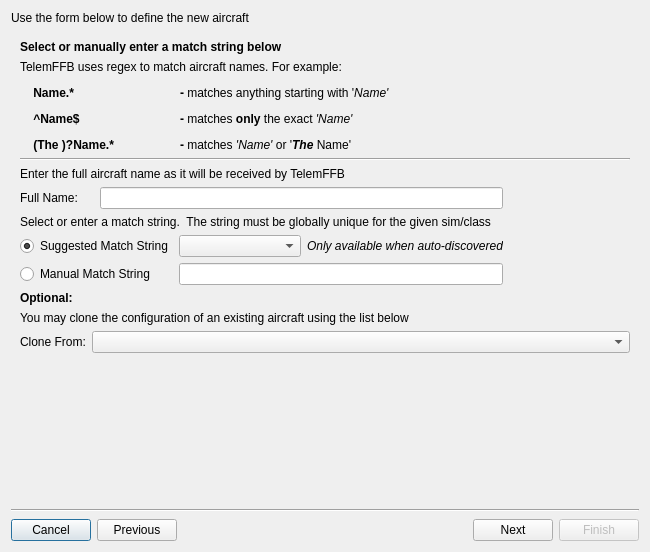
<?xml version="1.0" encoding="UTF-8"?>
<ui version="4.0">
 <class>NewAircraftWizard</class>
 <widget class="QDialog" name="NewAircraftWizard">
  <property name="geometry">
   <rect>
    <x>0</x>
    <y>0</y>
    <width>650</width>
    <height>552</height>
   </rect>
  </property>
  <property name="sizePolicy">
   <sizepolicy hsizetype="Preferred" vsizetype="Minimum">
    <horstretch>0</horstretch>
    <verstretch>0</verstretch>
   </sizepolicy>
  </property>
  <property name="windowTitle">
   <string>New Aircraft Wizard</string>
  </property>
  <layout class="QGridLayout" name="gridLayout">
   <item row="3" column="0">
    <layout class="QVBoxLayout" name="verticalLayout">
     <item>
      <widget class="Line" name="line_3">
       <property name="sizePolicy">
        <sizepolicy hsizetype="Minimum" vsizetype="Fixed">
         <horstretch>0</horstretch>
         <verstretch>0</verstretch>
        </sizepolicy>
       </property>
       <property name="minimumSize">
        <size>
         <width>0</width>
         <height>5</height>
        </size>
       </property>
       <property name="orientation">
        <enum>Qt::Horizontal</enum>
       </property>
      </widget>
     </item>
     <item>
      <layout class="QHBoxLayout" name="horizontalLayout_4">
       <item>
        <widget class="StyledButton" name="pb_cancel">
         <property name="sizePolicy">
          <sizepolicy hsizetype="Maximum" vsizetype="Fixed">
           <horstretch>0</horstretch>
           <verstretch>0</verstretch>
          </sizepolicy>
         </property>
         <property name="text">
          <string>Cancel</string>
         </property>
        </widget>
       </item>
       <item>
        <widget class="StyledButton" name="pb_previous">
         <property name="sizePolicy">
          <sizepolicy hsizetype="Maximum" vsizetype="Fixed">
           <horstretch>0</horstretch>
           <verstretch>0</verstretch>
          </sizepolicy>
         </property>
         <property name="text">
          <string>Previous</string>
         </property>
        </widget>
       </item>
       <item>
        <spacer name="horizontalSpacer">
         <property name="orientation">
          <enum>Qt::Horizontal</enum>
         </property>
         <property name="sizeHint" stdset="0">
          <size>
           <width>40</width>
           <height>20</height>
          </size>
         </property>
        </spacer>
       </item>
       <item>
        <widget class="StyledButton" name="pb_next">
         <property name="sizePolicy">
          <sizepolicy hsizetype="Maximum" vsizetype="Fixed">
           <horstretch>0</horstretch>
           <verstretch>0</verstretch>
          </sizepolicy>
         </property>
         <property name="text">
          <string>Next</string>
         </property>
        </widget>
       </item>
       <item>
        <widget class="StyledButton" name="pb_finish">
         <property name="enabled">
          <bool>false</bool>
         </property>
         <property name="sizePolicy">
          <sizepolicy hsizetype="Maximum" vsizetype="Fixed">
           <horstretch>0</horstretch>
           <verstretch>0</verstretch>
          </sizepolicy>
         </property>
         <property name="text">
          <string>Finish</string>
         </property>
        </widget>
       </item>
      </layout>
     </item>
    </layout>
   </item>
   <item row="0" column="0">
    <widget class="QLabel" name="label">
     <property name="sizePolicy">
      <sizepolicy hsizetype="MinimumExpanding" vsizetype="Preferred">
       <horstretch>0</horstretch>
       <verstretch>0</verstretch>
      </sizepolicy>
     </property>
     <property name="text">
      <string>&lt;html&gt;&lt;head/&gt;&lt;body&gt;&lt;p&gt;Use the form below to define the new aircraft&lt;/p&gt;&lt;/body&gt;&lt;/html&gt;</string>
     </property>
    </widget>
   </item>
   <item row="1" column="0">
    <widget class="QStackedWidget" name="stackedWidget">
     <property name="sizePolicy">
      <sizepolicy hsizetype="Preferred" vsizetype="Minimum">
       <horstretch>0</horstretch>
       <verstretch>0</verstretch>
      </sizepolicy>
     </property>
     <property name="minimumSize">
      <size>
       <width>475</width>
       <height>260</height>
      </size>
     </property>
     <property name="currentIndex">
      <number>2</number>
     </property>
     <widget class="QWidget" name="pg_sim">
      <layout class="QGridLayout" name="gridLayout_2">
       <item row="0" column="0" colspan="2">
        <widget class="QLabel" name="label_1">
         <property name="text">
          <string>&lt;html&gt;&lt;head/&gt;&lt;body&gt;&lt;p&gt;&lt;span style=&quot; font-weight:700;&quot;&gt;Select from the supported simulators below&lt;/span&gt;&lt;/p&gt;&lt;p&gt;Simulators that are not enabled in System Settings will not appear&lt;/p&gt;&lt;/body&gt;&lt;/html&gt;</string>
         </property>
        </widget>
       </item>
       <item row="1" column="0" colspan="2">
        <widget class="Line" name="line">
         <property name="orientation">
          <enum>Qt::Horizontal</enum>
         </property>
        </widget>
       </item>
       <item row="2" column="0" colspan="2">
        <layout class="QHBoxLayout" name="horizontalLayout">
         <item>
          <widget class="QLabel" name="label_4">
           <property name="sizePolicy">
            <sizepolicy hsizetype="Minimum" vsizetype="Preferred">
             <horstretch>0</horstretch>
             <verstretch>0</verstretch>
            </sizepolicy>
           </property>
           <property name="text">
            <string>Simulator:</string>
           </property>
          </widget>
         </item>
         <item>
          <widget class="QComboBox" name="cb_sim">
           <property name="sizePolicy">
            <sizepolicy hsizetype="Expanding" vsizetype="Fixed">
             <horstretch>0</horstretch>
             <verstretch>0</verstretch>
            </sizepolicy>
           </property>
          </widget>
         </item>
         <item>
          <spacer name="horizontalSpacer_2">
           <property name="orientation">
            <enum>Qt::Horizontal</enum>
           </property>
           <property name="sizeHint" stdset="0">
            <size>
             <width>27</width>
             <height>19</height>
            </size>
           </property>
          </spacer>
         </item>
        </layout>
       </item>
       <item row="4" column="0">
        <widget class="QLabel" name="label_6">
         <property name="sizePolicy">
          <sizepolicy hsizetype="MinimumExpanding" vsizetype="Preferred">
           <horstretch>0</horstretch>
           <verstretch>0</verstretch>
          </sizepolicy>
         </property>
         <property name="text">
          <string>&lt;html&gt;&lt;head/&gt;&lt;body&gt;&lt;p&gt;&lt;span style=&quot; font-weight:700;&quot;&gt;Note:&lt;/span&gt; It is possible to manually create a new aircraft profile using this wizard.&lt;/p&gt;&lt;p&gt;However, it is &lt;span style=&quot; font-style:italic;&quot;&gt;recommended&lt;/span&gt; to let TelemFFB auto-discover a new aircraft when you load it for the first time since it can be difficult to know the exact &amp;quot;name&amp;quot; that a given simulator/aircraft will present via the telemetry.&lt;/p&gt;&lt;p&gt;This wizard will pop when a new aircraft is detected, pre-populated with the simulator and detected aircraft name.&lt;/p&gt;&lt;/body&gt;&lt;/html&gt;</string>
         </property>
         <property name="wordWrap">
          <bool>true</bool>
         </property>
        </widget>
       </item>
       <item row="3" column="0">
        <spacer name="verticalSpacer">
         <property name="orientation">
          <enum>Qt::Vertical</enum>
         </property>
         <property name="sizeHint" stdset="0">
          <size>
           <width>20</width>
           <height>22</height>
          </size>
         </property>
        </spacer>
       </item>
      </layout>
     </widget>
     <widget class="QWidget" name="pg_class">
      <layout class="QGridLayout" name="gridLayout_3">
       <item row="0" column="0">
        <widget class="QLabel" name="lbl_class_page">
         <property name="text">
          <string>&lt;html&gt;&lt;head/&gt;&lt;body&gt;&lt;p&gt;&lt;span style=&quot; font-weight:700;&quot;&gt;Select the category for the aircraft from the list below&lt;/span&gt;&lt;/p&gt;&lt;p&gt;All supported aircraft types for &amp;lt;sim&amp;gt; are listed&lt;/p&gt;&lt;/body&gt;&lt;/html&gt;</string>
         </property>
        </widget>
       </item>
       <item row="1" column="0">
        <widget class="Line" name="line_4">
         <property name="orientation">
          <enum>Qt::Horizontal</enum>
         </property>
        </widget>
       </item>
       <item row="2" column="0">
        <layout class="QHBoxLayout" name="horizontalLayout_2">
         <item>
          <widget class="QLabel" name="label_5">
           <property name="sizePolicy">
            <sizepolicy hsizetype="Minimum" vsizetype="Preferred">
             <horstretch>0</horstretch>
             <verstretch>0</verstretch>
            </sizepolicy>
           </property>
           <property name="text">
            <string>Aircraft Type:</string>
           </property>
          </widget>
         </item>
         <item>
          <widget class="QComboBox" name="cb_class">
           <property name="sizePolicy">
            <sizepolicy hsizetype="Expanding" vsizetype="Fixed">
             <horstretch>0</horstretch>
             <verstretch>0</verstretch>
            </sizepolicy>
           </property>
          </widget>
         </item>
         <item>
          <widget class="QLabel" name="lbl_actype_discovery">
           <property name="text">
            <string>&lt;html&gt;&lt;head/&gt;&lt;body&gt;&lt;p&gt;&lt;span style=&quot; font-style:italic;&quot;&gt;Auto-Discovered&lt;/span&gt;&lt;/p&gt;&lt;/body&gt;&lt;/html&gt;</string>
           </property>
          </widget>
         </item>
         <item>
          <spacer name="horizontalSpacer_3">
           <property name="orientation">
            <enum>Qt::Horizontal</enum>
           </property>
           <property name="sizeHint" stdset="0">
            <size>
             <width>40</width>
             <height>20</height>
            </size>
           </property>
          </spacer>
         </item>
        </layout>
       </item>
       <item row="3" column="0">
        <spacer name="verticalSpacer_2">
         <property name="orientation">
          <enum>Qt::Vertical</enum>
         </property>
         <property name="sizeHint" stdset="0">
          <size>
           <width>20</width>
           <height>113</height>
          </size>
         </property>
        </spacer>
       </item>
      </layout>
     </widget>
     <widget class="QWidget" name="pg_model">
      <layout class="QGridLayout" name="gridLayout_6">
       <item row="0" column="0">
        <widget class="QLabel" name="label_3">
         <property name="text">
          <string>&lt;!DOCTYPE HTML PUBLIC &quot;-//W3C//DTD HTML 4.0//EN&quot; &quot;http://www.w3.org/TR/REC-html40/strict.dtd&quot;&gt;
&lt;html&gt;&lt;head&gt;&lt;meta name=&quot;qrichtext&quot; content=&quot;1&quot; /&gt;&lt;meta charset=&quot;utf-8&quot; /&gt;&lt;style type=&quot;text/css&quot;&gt;
p, li { white-space: pre-wrap; }
hr { height: 1px; border-width: 0; }
li.unchecked::marker { content: &quot;\2610&quot;; }
li.checked::marker { content: &quot;\2612&quot;; }
&lt;/style&gt;&lt;/head&gt;&lt;body style=&quot; font-size:9pt; font-weight:400; font-style:normal;&quot;&gt;
&lt;p style=&quot; margin-top:12px; margin-bottom:12px; margin-left:0px; margin-right:0px; -qt-block-indent:0; text-indent:0px;&quot;&gt;&lt;span style=&quot; font-weight:700;&quot;&gt;Select or manually enter a match string below&lt;/span&gt;&lt;/p&gt;&lt;/body&gt;&lt;/html&gt;</string>
         </property>
        </widget>
       </item>
       <item row="4" column="1">
        <spacer name="verticalSpacer_3">
         <property name="orientation">
          <enum>Qt::Vertical</enum>
         </property>
         <property name="sizeHint" stdset="0">
          <size>
           <width>20</width>
           <height>10</height>
          </size>
         </property>
        </spacer>
       </item>
       <item row="1" column="0" colspan="2">
        <widget class="QLabel" name="label_7">
         <property name="text">
          <string>&lt;!DOCTYPE HTML PUBLIC &quot;-//W3C//DTD HTML 4.0//EN&quot; &quot;http://www.w3.org/TR/REC-html40/strict.dtd&quot;&gt;
&lt;html&gt;&lt;head&gt;&lt;meta name=&quot;qrichtext&quot; content=&quot;1&quot; /&gt;&lt;meta charset=&quot;utf-8&quot; /&gt;&lt;style type=&quot;text/css&quot;&gt;
p, li { white-space: pre-wrap; }
hr { height: 1px; border-width: 0; }
li.unchecked::marker { content: &quot;\2610&quot;; }
li.checked::marker { content: &quot;\2612&quot;; }
&lt;/style&gt;&lt;/head&gt;&lt;body style=&quot; font-size:9pt; font-weight:400; font-style:normal;&quot;&gt;
&lt;p style=&quot; margin-top:0px; margin-bottom:0px; margin-left:0px; margin-right:0px; -qt-block-indent:0; text-indent:0px;&quot;&gt;TelemFFB uses regex to match aircraft names. For example:&lt;/p&gt;
&lt;p style=&quot; margin-top:12px; margin-bottom:12px; margin-left:0px; margin-right:0px; -qt-block-indent:0; text-indent:0px;&quot;&gt;&lt;span style=&quot; font-weight:700;&quot;&gt;    Name.*		- &lt;/span&gt;matches anything starting with '&lt;span style=&quot; font-style:italic;&quot;&gt;Name'&lt;/span&gt;&lt;/p&gt;
&lt;p style=&quot; margin-top:12px; margin-bottom:12px; margin-left:0px; margin-right:0px; -qt-block-indent:0; text-indent:0px;&quot;&gt;&lt;span style=&quot; font-weight:700;&quot;&gt;    ^Name$		- &lt;/span&gt;matches &lt;span style=&quot; font-weight:700;&quot;&gt;only&lt;/span&gt; the exact &lt;span style=&quot; font-style:italic;&quot;&gt;'Name'&lt;/span&gt;&lt;/p&gt;
&lt;p style=&quot; margin-top:12px; margin-bottom:12px; margin-left:0px; margin-right:0px; -qt-block-indent:0; text-indent:0px;&quot;&gt;&lt;span style=&quot; font-weight:700;&quot;&gt;    (The )?Name.*	- &lt;/span&gt;matches &lt;span style=&quot; font-style:italic;&quot;&gt;'Name'&lt;/span&gt; or '&lt;span style=&quot; font-weight:700; font-style:italic;&quot;&gt;The&lt;/span&gt; Name'&lt;/p&gt;&lt;/body&gt;&lt;/html&gt;</string>
         </property>
        </widget>
       </item>
       <item row="3" column="0" colspan="2">
        <layout class="QVBoxLayout" name="verticalLayout_2">
         <item>
          <layout class="QGridLayout" name="gridLayout_5">
           <item row="0" column="0" colspan="4">
            <widget class="QLabel" name="lbl_manualname">
             <property name="text">
              <string>Enter the full aircraft name as it will be received by TelemFFB</string>
             </property>
            </widget>
           </item>
           <item row="1" column="0">
            <widget class="QLabel" name="lbl_manual_edit">
             <property name="text">
              <string>Full Name:</string>
             </property>
            </widget>
           </item>
           <item row="1" column="4">
            <spacer name="horizontalSpacer_6">
             <property name="orientation">
              <enum>Qt::Horizontal</enum>
             </property>
             <property name="sizeHint" stdset="0">
              <size>
               <width>40</width>
               <height>20</height>
              </size>
             </property>
            </spacer>
           </item>
           <item row="2" column="0" colspan="5">
            <widget class="QLabel" name="label_11">
             <property name="text">
              <string>Select or enter a match string.  The string must be globally unique for the given sim/class</string>
             </property>
             <property name="wordWrap">
              <bool>true</bool>
             </property>
            </widget>
           </item>
           <item row="3" column="0" colspan="2">
            <widget class="QRadioButton" name="rb_suggested">
             <property name="sizePolicy">
              <sizepolicy hsizetype="Maximum" vsizetype="Fixed">
               <horstretch>0</horstretch>
               <verstretch>0</verstretch>
              </sizepolicy>
             </property>
             <property name="text">
              <string>Suggested Match String</string>
             </property>
             <property name="checked">
              <bool>true</bool>
             </property>
             <attribute name="buttonGroup">
              <string notr="true">bg_matchString</string>
             </attribute>
            </widget>
           </item>
           <item row="3" column="2">
            <widget class="QComboBox" name="cb_suggested">
             <property name="sizePolicy">
              <sizepolicy hsizetype="Expanding" vsizetype="Fixed">
               <horstretch>0</horstretch>
               <verstretch>0</verstretch>
              </sizepolicy>
             </property>
            </widget>
           </item>
           <item row="3" column="3">
            <widget class="QLabel" name="lbl_autodiscovery">
             <property name="text">
              <string>&lt;html&gt;&lt;head/&gt;&lt;body&gt;&lt;p&gt;&lt;span style=&quot; font-style:italic;&quot;&gt;Only available when auto-discovered&lt;/span&gt;&lt;/p&gt;&lt;/body&gt;&lt;/html&gt;</string>
             </property>
            </widget>
           </item>
           <item row="3" column="4">
            <spacer name="horizontalSpacer_4">
             <property name="orientation">
              <enum>Qt::Horizontal</enum>
             </property>
             <property name="sizeHint" stdset="0">
              <size>
               <width>40</width>
               <height>20</height>
              </size>
             </property>
            </spacer>
           </item>
           <item row="4" column="0" colspan="2">
            <widget class="QRadioButton" name="rb_manual">
             <property name="sizePolicy">
              <sizepolicy hsizetype="Maximum" vsizetype="Fixed">
               <horstretch>0</horstretch>
               <verstretch>0</verstretch>
              </sizepolicy>
             </property>
             <property name="text">
              <string>Manual Match String</string>
             </property>
             <attribute name="buttonGroup">
              <string notr="true">bg_matchString</string>
             </attribute>
            </widget>
           </item>
           <item row="4" column="2" colspan="2">
            <widget class="QLineEdit" name="tb_manual_match_string"/>
           </item>
           <item row="1" column="1" colspan="3">
            <widget class="QLineEdit" name="tb_manual_full_name"/>
           </item>
          </layout>
         </item>
         <item>
          <layout class="QGridLayout" name="gridLayout_4">
           <item row="1" column="0">
            <widget class="QLabel" name="lbl_clone">
             <property name="text">
              <string>&lt;html&gt;&lt;head/&gt;&lt;body&gt;&lt;p&gt;You may clone the configuration of an existing aircraft using the list below&lt;/p&gt;&lt;/body&gt;&lt;/html&gt;</string>
             </property>
            </widget>
           </item>
           <item row="0" column="0">
            <widget class="QLabel" name="lbl_optional">
             <property name="text">
              <string>&lt;html&gt;&lt;head/&gt;&lt;body&gt;&lt;p&gt;&lt;span style=&quot; font-weight:700;&quot;&gt;Optional:&lt;/span&gt;&lt;/p&gt;&lt;/body&gt;&lt;/html&gt;</string>
             </property>
            </widget>
           </item>
           <item row="2" column="0">
            <layout class="QHBoxLayout" name="horizontalLayout_3">
             <item>
              <widget class="QLabel" name="label_8">
               <property name="text">
                <string>Clone From:</string>
               </property>
              </widget>
             </item>
             <item>
              <widget class="QComboBox" name="cb_clone">
               <property name="sizePolicy">
                <sizepolicy hsizetype="Expanding" vsizetype="Fixed">
                 <horstretch>0</horstretch>
                 <verstretch>0</verstretch>
                </sizepolicy>
               </property>
              </widget>
             </item>
            </layout>
           </item>
          </layout>
         </item>
        </layout>
       </item>
       <item row="2" column="0" colspan="2">
        <widget class="Line" name="line_2">
         <property name="orientation">
          <enum>Qt::Horizontal</enum>
         </property>
        </widget>
       </item>
      </layout>
     </widget>
     <widget class="QWidget" name="pg_profile">
      <layout class="QGridLayout" name="gridLayout_7">
       <item row="0" column="0">
        <widget class="QLabel" name="label_2">
         <property name="text">
          <string>&lt;html&gt;&lt;head/&gt;&lt;body&gt;&lt;p&gt;&lt;span style=&quot; font-weight:700;&quot;&gt;Profile Name&lt;/span&gt;&lt;/p&gt;&lt;/body&gt;&lt;/html&gt;</string>
         </property>
        </widget>
       </item>
       <item row="1" column="0" colspan="2">
        <widget class="QLabel" name="label_9">
         <property name="text">
          <string>&lt;html&gt;&lt;head/&gt;&lt;body&gt;&lt;p&gt;Enter a name for the profile.  The profile name must be globally unique for the sim/class/match string.&lt;/p&gt;&lt;/body&gt;&lt;/html&gt;</string>
         </property>
         <property name="wordWrap">
          <bool>true</bool>
         </property>
        </widget>
       </item>
       <item row="2" column="0" colspan="2">
        <widget class="Line" name="line_5">
         <property name="orientation">
          <enum>Qt::Horizontal</enum>
         </property>
        </widget>
       </item>
       <item row="3" column="0">
        <layout class="QHBoxLayout" name="horizontalLayout_5">
         <item>
          <widget class="QLabel" name="label_10">
           <property name="text">
            <string>Profile Name:</string>
           </property>
          </widget>
         </item>
         <item>
          <widget class="QLineEdit" name="tb_profileName">
           <property name="text">
            <string>Auto User</string>
           </property>
          </widget>
         </item>
        </layout>
       </item>
       <item row="4" column="0">
        <widget class="QLabel" name="lbl_profileNameError">
         <property name="text">
          <string>Error Label</string>
         </property>
        </widget>
       </item>
       <item row="5" column="1">
        <spacer name="verticalSpacer_4">
         <property name="orientation">
          <enum>Qt::Vertical</enum>
         </property>
         <property name="sizeHint" stdset="0">
          <size>
           <width>20</width>
           <height>328</height>
          </size>
         </property>
        </spacer>
       </item>
      </layout>
     </widget>
    </widget>
   </item>
  </layout>
 </widget>
 <customwidgets>
  <customwidget>
   <class>StyledButton</class>
   <extends>QPushButton</extends>
   <header location="global">telemffb.custom_widgets.h</header>
  </customwidget>
 </customwidgets>
 <resources/>
 <connections/>
 <buttongroups>
  <buttongroup name="bg_matchString"/>
 </buttongroups>
</ui>
